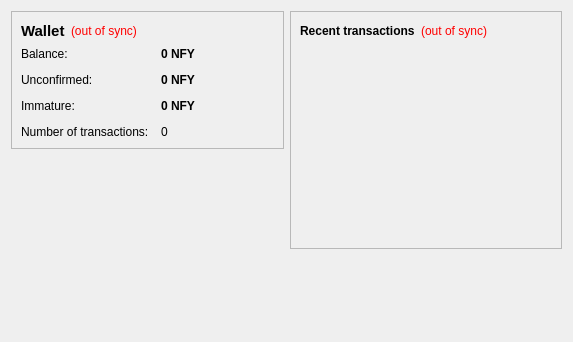
<?xml version="1.0" encoding="UTF-8"?>
<ui version="4.0">
 <class>OverviewPage</class>
 <widget class="QWidget" name="OverviewPage">
  <property name="geometry">
   <rect>
    <x>0</x>
    <y>0</y>
    <width>573</width>
    <height>342</height>
   </rect>
  </property>
  <property name="windowTitle">
   <string>Form</string>
  </property>
  <layout class="QHBoxLayout" name="horizontalLayout" stretch="1,1">
   <item>
    <layout class="QVBoxLayout" name="verticalLayout_2">
     <item>
      <widget class="QFrame" name="frame">
       <property name="frameShape">
        <enum>QFrame::StyledPanel</enum>
       </property>
       <property name="frameShadow">
        <enum>QFrame::Raised</enum>
       </property>
       <layout class="QVBoxLayout" name="verticalLayout_4">
        <item>
         <layout class="QHBoxLayout" name="horizontalLayout_4">
          <item>
           <widget class="QLabel" name="label_5">
            <property name="font">
             <font>
              <pointsize>11</pointsize>
              <weight>75</weight>
              <bold>true</bold>
             </font>
            </property>
            <property name="text">
             <string>Wallet</string>
            </property>
           </widget>
          </item>
          <item>
           <widget class="QLabel" name="labelWalletStatus">
            <property name="toolTip">
             <string>The displayed information may be out of date. Your wallet automatically synchronizes with the nfycoin network after a connection is established, but this process has not completed yet.</string>
            </property>
            <property name="styleSheet">
             <string notr="true">QLabel { color: red; }</string>
            </property>
            <property name="text">
             <string notr="true">(out of sync)</string>
            </property>
            <property name="alignment">
             <set>Qt::AlignLeading|Qt::AlignLeft|Qt::AlignVCenter</set>
            </property>
           </widget>
          </item>
          <item>
           <spacer name="horizontalSpacer_2">
            <property name="orientation">
             <enum>Qt::Horizontal</enum>
            </property>
            <property name="sizeHint" stdset="0">
             <size>
              <width>40</width>
              <height>20</height>
             </size>
            </property>
           </spacer>
          </item>
         </layout>
        </item>
        <item>
         <layout class="QFormLayout" name="formLayout_2">
          <property name="fieldGrowthPolicy">
           <enum>QFormLayout::AllNonFixedFieldsGrow</enum>
          </property>
          <property name="horizontalSpacing">
           <number>12</number>
          </property>
          <property name="verticalSpacing">
           <number>12</number>
          </property>
          <item row="0" column="0">
           <widget class="QLabel" name="label">
            <property name="text">
             <string>Balance:</string>
            </property>
           </widget>
          </item>
          <item row="0" column="1">
           <widget class="QLabel" name="labelBalance">
            <property name="font">
             <font>
              <weight>75</weight>
              <bold>true</bold>
             </font>
            </property>
            <property name="cursor">
             <cursorShape>IBeamCursor</cursorShape>
            </property>
            <property name="toolTip">
             <string>Your current balance</string>
            </property>
            <property name="text">
             <string notr="true">0 NFY</string>
            </property>
            <property name="textInteractionFlags">
             <set>Qt::LinksAccessibleByMouse|Qt::TextSelectableByKeyboard|Qt::TextSelectableByMouse</set>
            </property>
           </widget>
          </item>
          <item row="1" column="0">
           <widget class="QLabel" name="label_3">
            <property name="text">
             <string>Unconfirmed:</string>
            </property>
           </widget>
          </item>
          <item row="1" column="1">
           <widget class="QLabel" name="labelUnconfirmed">
            <property name="font">
             <font>
              <weight>75</weight>
              <bold>true</bold>
             </font>
            </property>
            <property name="cursor">
             <cursorShape>IBeamCursor</cursorShape>
            </property>
            <property name="toolTip">
             <string>Total of transactions that have yet to be confirmed, and do not yet count toward the current balance</string>
            </property>
            <property name="text">
             <string notr="true">0 NFY</string>
            </property>
            <property name="textInteractionFlags">
             <set>Qt::LinksAccessibleByMouse|Qt::TextSelectableByKeyboard|Qt::TextSelectableByMouse</set>
            </property>
           </widget>
          </item>
          <item row="3" column="0">
           <widget class="QLabel" name="label_2">
            <property name="text">
             <string>Number of transactions:</string>
            </property>
           </widget>
          </item>
          <item row="3" column="1">
           <widget class="QLabel" name="labelNumTransactions">
            <property name="toolTip">
             <string>Total number of transactions in wallet</string>
            </property>
            <property name="text">
             <string notr="true">0</string>
            </property>
           </widget>
          </item>
          <item row="2" column="0">
           <widget class="QLabel" name="labelImmatureText">
            <property name="text">
             <string>Immature:</string>
            </property>
           </widget>
          </item>
          <item row="2" column="1">
           <widget class="QLabel" name="labelImmature">
            <property name="font">
             <font>
              <weight>75</weight>
              <bold>true</bold>
             </font>
            </property>
            <property name="toolTip">
             <string>Mined balance that has not yet matured</string>
            </property>
            <property name="text">
             <string notr="true">0 NFY</string>
            </property>
            <property name="textInteractionFlags">
             <set>Qt::LinksAccessibleByMouse|Qt::TextSelectableByKeyboard|Qt::TextSelectableByMouse</set>
            </property>
           </widget>
          </item>
         </layout>
        </item>
       </layout>
      </widget>
     </item>
     <item>
      <spacer name="verticalSpacer">
       <property name="orientation">
        <enum>Qt::Vertical</enum>
       </property>
       <property name="sizeHint" stdset="0">
        <size>
         <width>20</width>
         <height>40</height>
        </size>
       </property>
      </spacer>
     </item>
    </layout>
   </item>
   <item>
    <layout class="QVBoxLayout" name="verticalLayout_3">
     <item>
      <widget class="QFrame" name="frame_2">
       <property name="frameShape">
        <enum>QFrame::StyledPanel</enum>
       </property>
       <property name="frameShadow">
        <enum>QFrame::Raised</enum>
       </property>
       <layout class="QVBoxLayout" name="verticalLayout">
        <item>
         <layout class="QHBoxLayout" name="horizontalLayout_2">
          <item>
           <widget class="QLabel" name="label_4">
            <property name="text">
             <string>&lt;b&gt;Recent transactions&lt;/b&gt;</string>
            </property>
           </widget>
          </item>
          <item>
           <widget class="QLabel" name="labelTransactionsStatus">
            <property name="toolTip">
             <string>The displayed information may be out of date. Your wallet automatically synchronizes with the nfycoin network after a connection is established, but this process has not completed yet.</string>
            </property>
            <property name="styleSheet">
             <string notr="true">QLabel { color: red; }</string>
            </property>
            <property name="text">
             <string notr="true">(out of sync)</string>
            </property>
            <property name="alignment">
             <set>Qt::AlignRight|Qt::AlignTrailing|Qt::AlignVCenter</set>
            </property>
           </widget>
          </item>
          <item>
           <spacer name="horizontalSpacer">
            <property name="orientation">
             <enum>Qt::Horizontal</enum>
            </property>
            <property name="sizeHint" stdset="0">
             <size>
              <width>40</width>
              <height>20</height>
             </size>
            </property>
           </spacer>
          </item>
         </layout>
        </item>
        <item>
         <widget class="QListView" name="listTransactions">
          <property name="styleSheet">
           <string notr="true">QListView { background: transparent; }</string>
          </property>
          <property name="frameShape">
           <enum>QFrame::NoFrame</enum>
          </property>
          <property name="verticalScrollBarPolicy">
           <enum>Qt::ScrollBarAlwaysOff</enum>
          </property>
          <property name="horizontalScrollBarPolicy">
           <enum>Qt::ScrollBarAlwaysOff</enum>
          </property>
          <property name="selectionMode">
           <enum>QAbstractItemView::NoSelection</enum>
          </property>
         </widget>
        </item>
       </layout>
      </widget>
     </item>
     <item>
      <spacer name="verticalSpacer_2">
       <property name="orientation">
        <enum>Qt::Vertical</enum>
       </property>
       <property name="sizeHint" stdset="0">
        <size>
         <width>20</width>
         <height>40</height>
        </size>
       </property>
      </spacer>
     </item>
    </layout>
   </item>
  </layout>
 </widget>
 <resources/>
 <connections/>
</ui>
